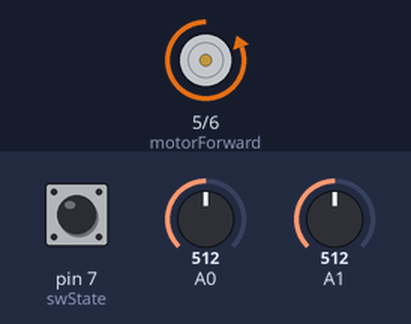
Recording of a sketch running on a simulated Arduino Uno, built with avr-gcc and run on an emulated ATmega328P. On the bench: motor-driver pin pairs drawn as motors (green arrow = first pin HIGH = forward, orange = second pin HIGH = backward, longer = more drive). The inputs (shaded band) are chosen by the test bench; at power-on: pin 7 (swState) LOW, A1 = 512, A0 = 512.

Above: at 1.3 s.
1.4 s: pin 7 (swState) pulled HIGH for 0.6 s
At 2.4 s:
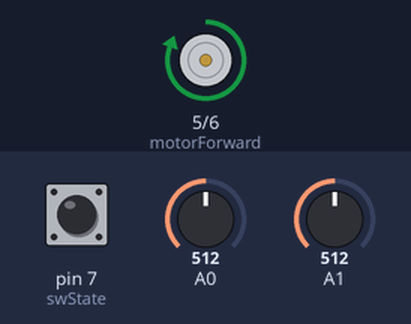
4.0 s: pin 7 (swState) pulled HIGH for 3.2 s
At 8.8 s:
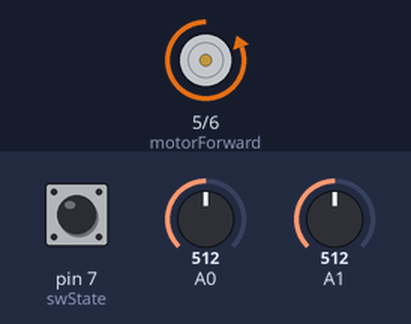
9.6 s: A1 set to 530
At 11.5 s:
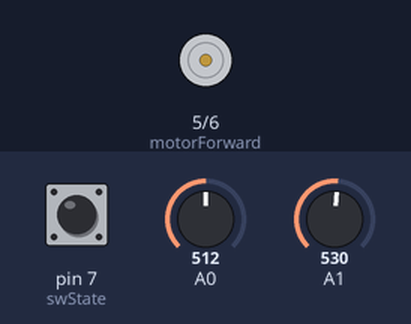
Timing chart, 0 to 13.0 s (numbered marks = the images above; inputs shaded):
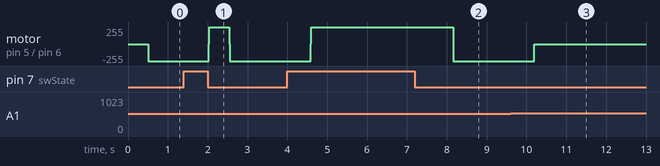

Measured:
- the behaviour switches between 521 and 522 on A1 (found by bisection; images 2 and 3)
- after the input at 1.4 s, motor on pin 5 (motorForward) / pin 6 (motorReverse): backward 255/255 → forward 255/255 after 0.63 s, → backward 255/255 0.51 s later
- after the input at 4.0 s, motor on pin 5 (motorForward) / pin 6 (motorReverse): backward 255/255 → forward 255/255 after 0.58 s, → backward 255/255 3.6 s later
- after the input at 9.6 s, motor on pin 5 (motorForward) / pin 6 (motorReverse): backward 255/255 → stopped after 0.60 s

The sketch:

exhaust-valve.ino
```cpp
double currentRead, currentLimit, offsetFor = 0.0, offsetRe = 0.0, fCurrent, rCurrent;
int motorForward = 5, motorReverse = 6, swState = 7, potRead, sensorRead;

void setup() {

  // Serial.begin(9600);
  pinMode(potRead, INPUT);
  pinMode(motorForward, OUTPUT);
  pinMode(motorReverse, OUTPUT);
  pinMode(swState, INPUT);
}

void loop() {

  potRead = analogRead(A0);
  sensorRead = analogRead(A1);
  bool swStateRead = digitalRead(swState);
  int mPotRead = map(potRead, 0, 1023, 0, 100);
  int mSensorRead = map(sensorRead, 0, 1023, 0, 100);
  currentLimit = double(mPotRead)/100;
  currentRead = double(mSensorRead)/100;

  // Forward+offset, Reverse+offset
  fCurrent = currentRead+offsetFor;
  rCurrent = currentRead+offsetRe;

  // Serial.print(offsetFor);
  // Serial.print(",");
  // Serial.println(offsetRe);

  // Serial.print("CurrentLimit is:");
  // Serial.println(currentLimit, 4);

  // Serial.print("CurrentRead is:");
  // Serial.println(currentRead, 4);

  // Serial.println();
  delay(500);

  if((swStateRead == true) && (fCurrent <= currentLimit)){
    //Open exhaust valve
    digitalWrite(motorReverse, LOW);
    delay(10);
    digitalWrite(motorForward, HIGH);

  }else if ((swStateRead == false) && (rCurrent <= currentLimit)){
    //Close exhaust valve
    digitalWrite(motorForward, LOW);
    delay(10);
    digitalWrite(motorReverse, HIGH);

  }else if(currentRead >= currentLimit){
    //Disable all output when current is over limit.
    digitalWrite(motorForward, LOW);
    digitalWrite(motorReverse, LOW);
  }
}
```
